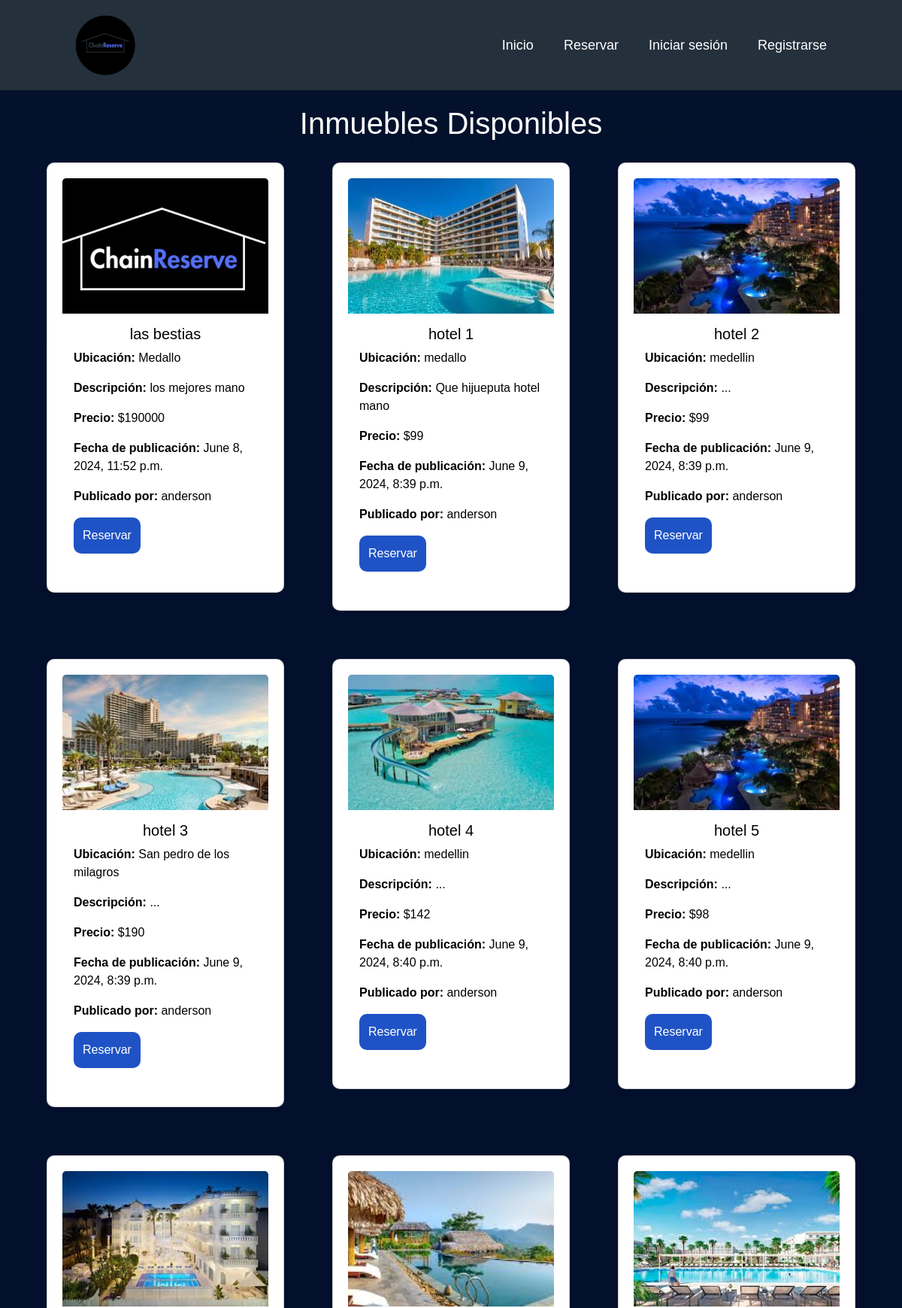
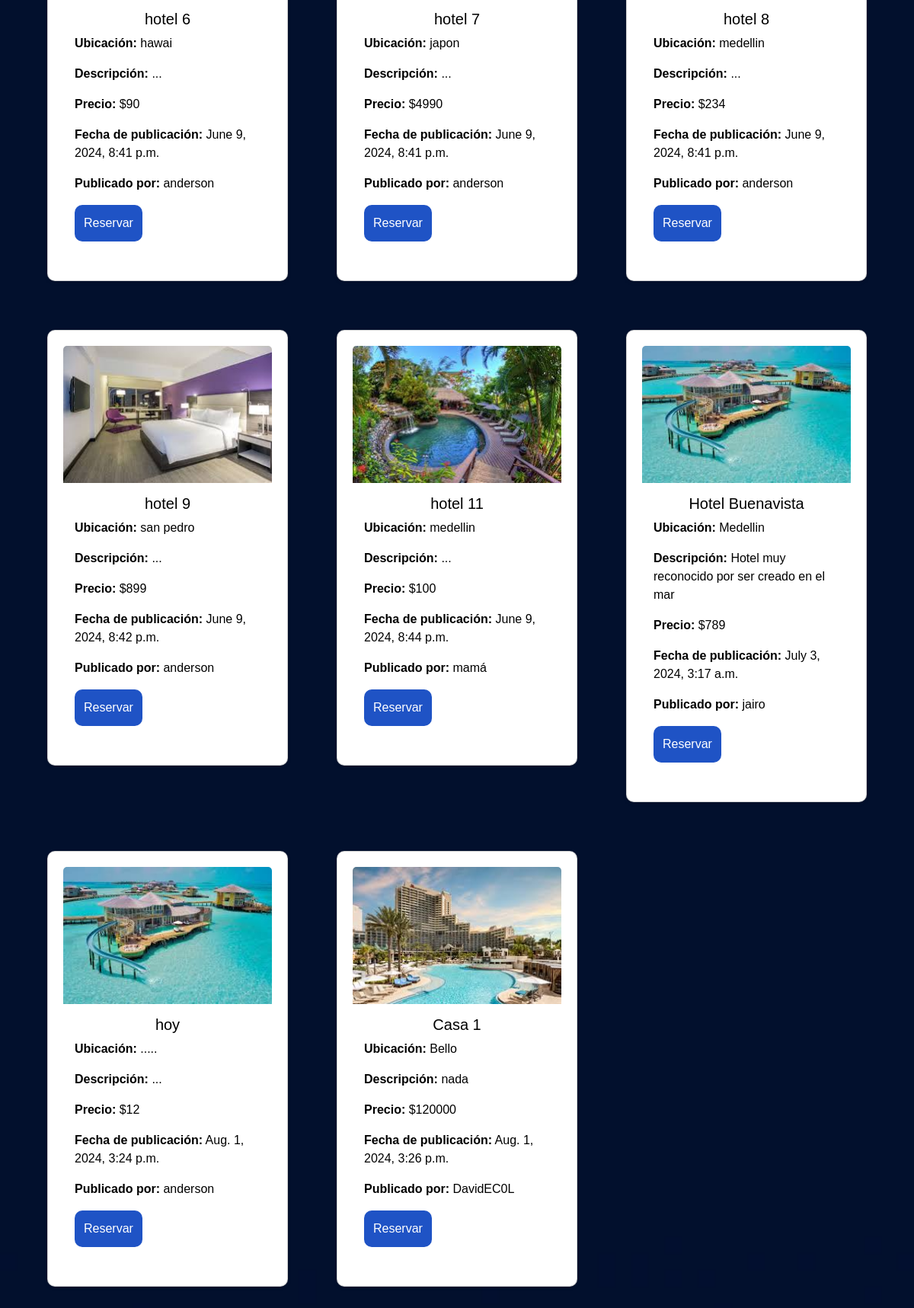
The page /reserve/ on the database as committed earlier (2 pictures, top to bottom).
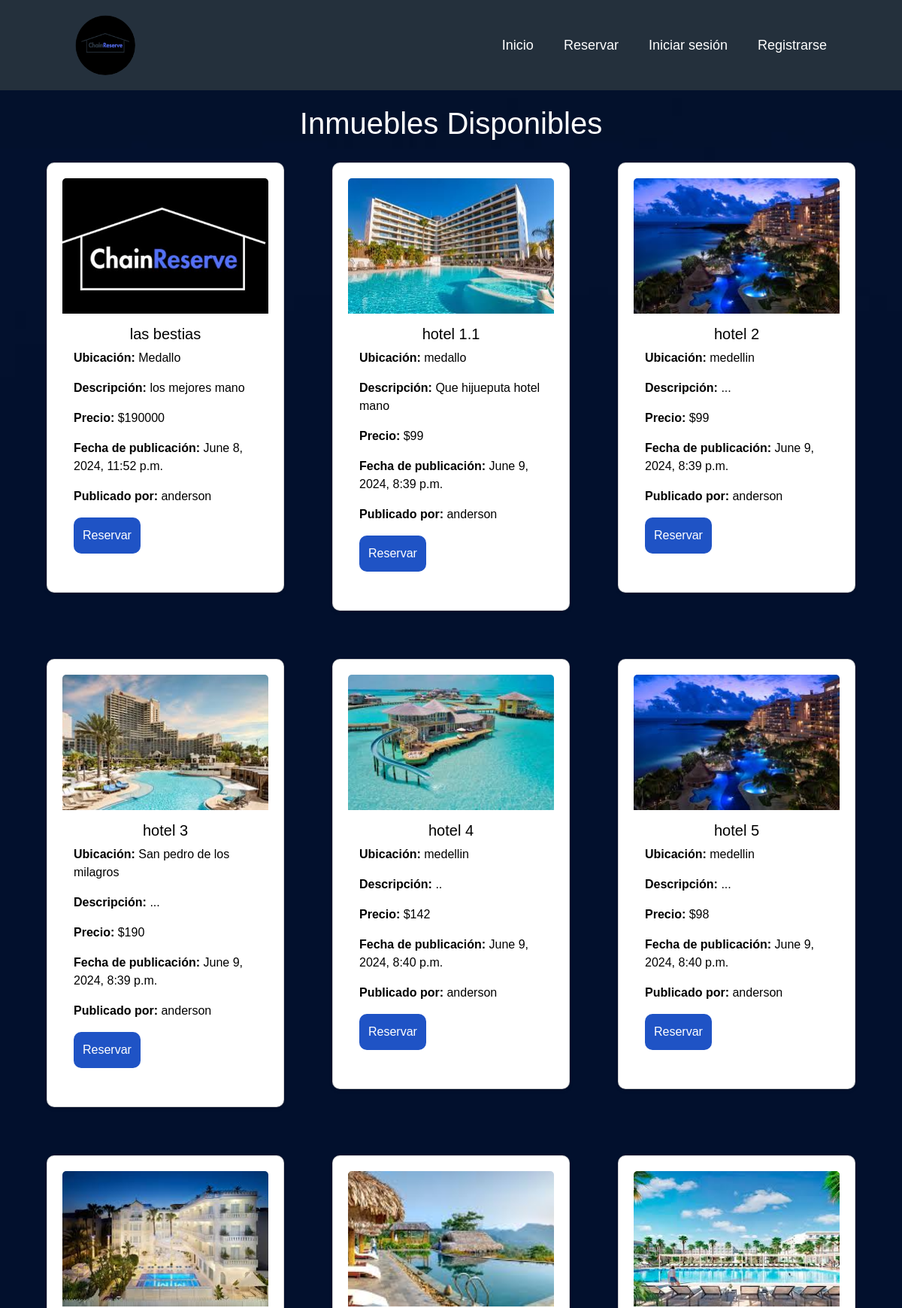
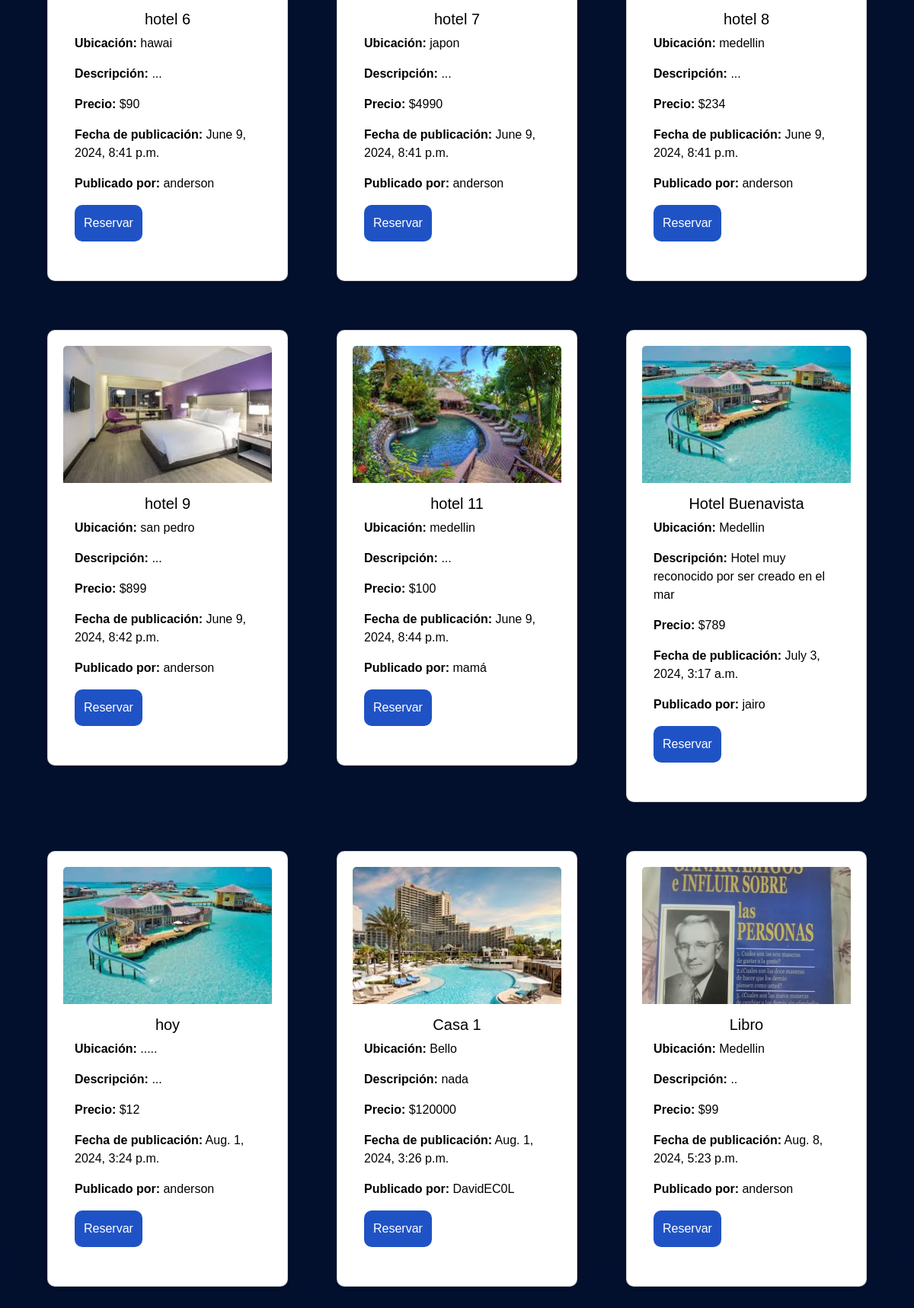
The same page on the database as committed later (2 pictures, top to bottom).
### posts/models.py (models this page shows, shortened)
class posts(models.Model):
    propiedad=models.ImageField(upload_to='images/', null=True)
    titulo=models.CharField(max_length=50)
    ubicacion=models.CharField(max_length=50)
    descripcion=models.TextField()
    precio=models.IntegerField()
    created=models.DateTimeField(auto_now_add=True)
    user=models.ForeignKey(User,on_delete=models.CASCADE)

### posts/views.py (the view)
# urls.py: path('reserve/',views.reservar, name='reserve'),
def reservar(request):
    post=posts.objects.all() # se obtiene todos los objetos de la base de datos en donde se encuentran las publicaciones
    return render(request,'reservas.html',{
        'post': post # se guardan todos los datos en esta variable para luego iterarlos con un bucle for
    })               # y asi poder mostrar todas las publicaciones realizadas por todos los usuarios

### registroUsers/templates/reservas.html (shortened to what this page needs)
{% extends 'home.html'%}
{% load static %}
{% block content %}
<link rel="stylesheet" type="text/css" href="{% static 'css/reservar.css' %}">
<h1>Inmuebles Disponibles</h1>
<main class="container">
  <div class="row">
    {% for poste in post %}
    <div class="col-md-4 mb-4">
      <a class="registro" href="{{ poste.id }}">
      <div class="card">
        <img src="{{ poste.propiedad.url }}" class="card-img-top" alt="Image">
        <div class="card-body">
          <h5 class="card-title text-center">{{ poste.titulo }}</h5>
          <p class="card-text"><strong>Ubicación:</strong> {{ poste.ubicacion }}</p>
          <p class="card-text"><strong>Descripción:</strong> {{ poste.descripcion }}</p>
          <p class="card-text"><strong>Precio:</strong> ${{ poste.precio }}</p>
          <p class="card-text"><strong>Fecha de publicación:</strong> {{ poste.created }}</p>
          <p class="card-text"><strong>Publicado por:</strong> {{ poste.user }}</p>
          <a href="{{ poste.id }}"><input class="bottons" type="submit" value="Reservar"></a>
        </div>
      </div>
    </div>
    {% endfor %}
  </div>
</main>
</body>
</html>
{% endblock %}

### registroUsers/templates/home.html (shortened to what this page needs)
{% load static %}
<!DOCTYPE html>
<html lang="es">
    <head>
        <link rel="stylesheet" type="text/css" href="{% static 'css/styleRegistro.css' %}">
        <link rel="stylesheet" href="https://cdn.jsdelivr.net/npm/bootstrap@5.3.3/dist/css/bootstrap.min.css">
    </head>
    <body>
        <header class="header">
            <a  href="{% url 'home' %}" class="logo">
                <img src="{% static 'css/logo.png' %}" alt="Logo" class="logo">
            </a>
            <nav class="navbar">
                <a href="{% url 'home' %}">Inicio</a>
                <a href="{% url 'reserve' %}">Reservar</a>
                {% if user.is_authenticated %}
                <a href="{% url 'perfil' %}" class="">Mi Perfil</a>
                <a href="{% url 'logout' %}" class="">Cerrar sesión</a>
                {% else %}
                <a href="{% url 'login' %}" class="">Iniciar sesión</a>
                <a href="{% url 'signup' %}" class="">Registrarse</a>
                {% endif %}
            </nav>
        </header>
    {% block content %}{% endblock %}
</body>
</html>

### registroUsers/static/css/styleRegistro.css (style rules this page uses)
* { margin: 0; padding: 0; box-sizing: border-box; font-family: "Poppins", sans-serif; }
body { min-height: 100vh; background: url('./fondo.jpg') no-repeat; background-size: cover; background-position: center; flex-wrap: wrap; font-family: Arial, sans-serif; margin: 0; padding: 0; }
.header { position: fixed; top: 0; left: 0; width: 100%; padding: 20px 100px; background: #24303c; display: flex; justify-content: space-between; align-items: center; z-index: 100; }
.logo { font-size: 32px; color: #fff; text-decoration: none; font-weight: 700; width: 80px; height: 80px; border-radius: 80px; margin-right: auto; }
.navbar a { position: relative; font-size: 18px; color: #fff; font-weight: 500; text-decoration: none; margin-left: 40px; }
.navbar a::before { content: ''; position: absolute; top: 100%; left: 0; width: 0; height: 2px; background: #fff; transition: .3s; }

### registroUsers/static/css/reservar.css (style rules this page uses)
.card { margin: 20px; padding: 20px; border-radius: 10px; box-shadow: 0 2px 5px rgba(0, 0, 0, 0.1); background-color: white; color:black; }
.card-body { padding: 15px; }
.card-img-top { height: 180px; object-fit: cover; }
h1 { margin-top: 140px; color: white; text-align: center; }
.registro { text-decoration: none; color:black; }
.bottons { background: #1f53c5; border: none; padding: 12px; color: white; margin: 16px 0; font-size: 16px; text-align: center; border-radius: 10px; }

Rows that differ between the two databases and show on the page:
changed posts "medallo": titulo "hotel 1" → "hotel 1.1"
changed posts "hotel 4": descripcion "..." → ".."
added posts: propiedad (picture), titulo "Libro", ubicacion "Medellin", descripcion "..", precio "99", created "Aug. 8, 2024, 5:23 p.m.", user "anderson"
